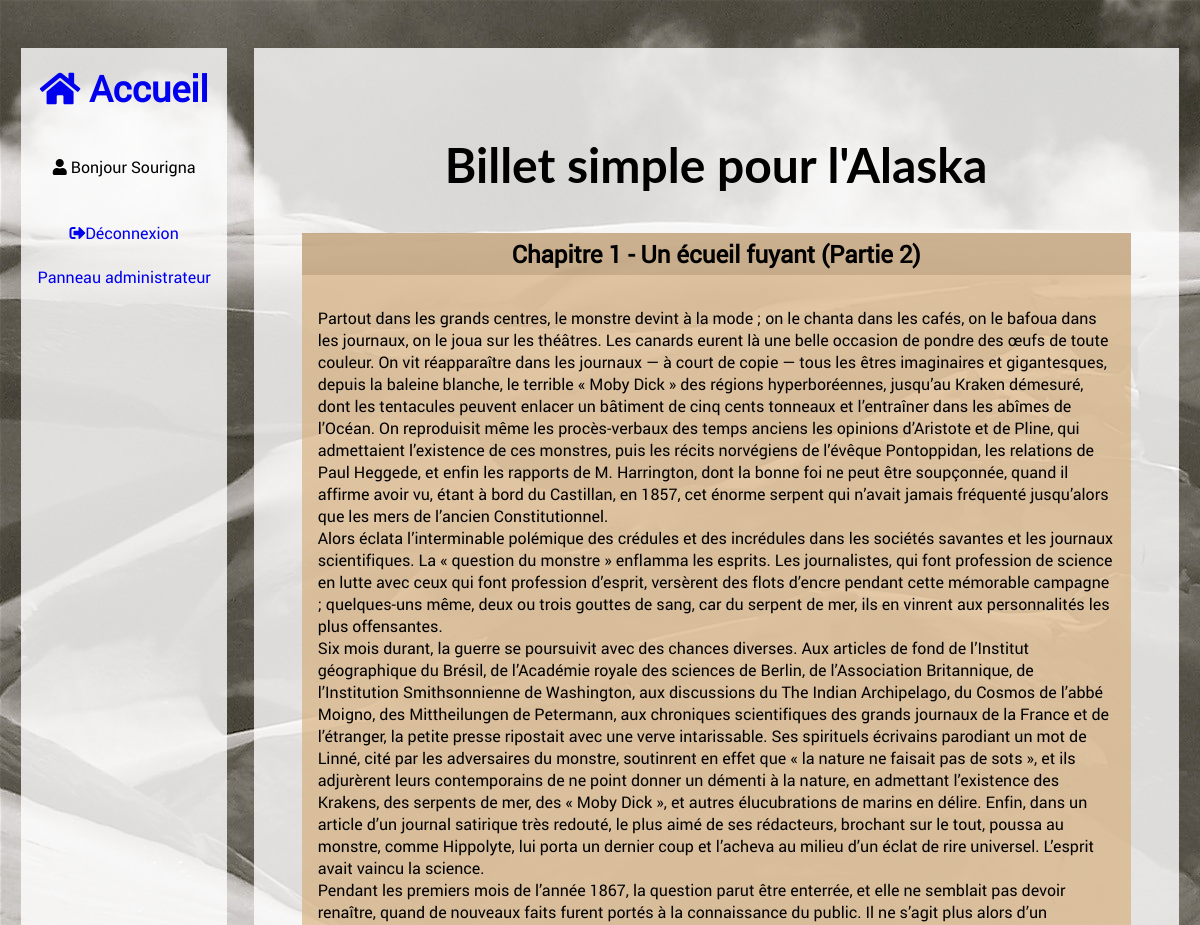
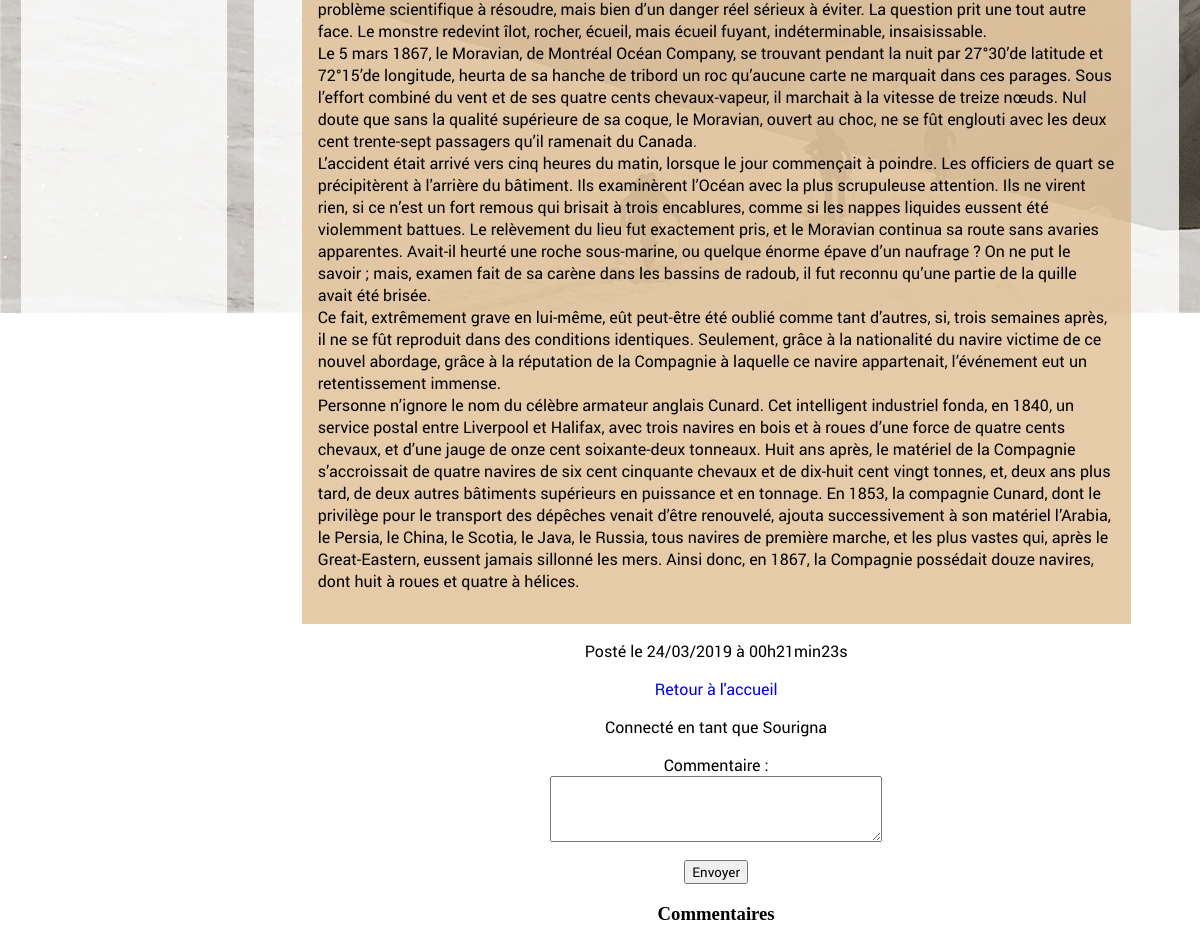
/index.php?action=post&id=59 (signed in), run on the app's committed database (2 pictures, top to bottom).
### tables this page shows
CREATE TABLE IF NOT EXISTS `billets` (
  `id` int(11) NOT NULL AUTO_INCREMENT,
  `title` varchar(255) NOT NULL,
  `content` text NOT NULL,
  `entry_date` datetime NOT NULL,
  PRIMARY KEY (`id`)
);

### controller/controller.php (called while the page is built, shortened)
<?php
require_once('model/PostManager.php');
function singlePost(){
	$postManager = new PostManager();
	$post = $postManager->callPost($_GET['id']);
	require('view/showPostView.php');
}

### model/PostManager.php (called while the page is built, shortened)
<?php
class PostManager extends Manager{
	function callPost($postId){
	$bdd = $this->databaseConnect();
	$req = $bdd->prepare('SELECT id,title,content,DATE_FORMAT(entry_date, \'%d/%m/%Y à %Hh%imin%ss\') AS date_creation FROM billets WHERE id = :id');
	$req->execute(array('id' =>$postId));
	$singlePost = $req->fetch();
	return $singlePost;
	}
}

### view/showPostView.php (the view, shortened to what this page needs)
<h1>Billet simple pour l'Alaska</h1>
	<div>
		<h2>
			<?= htmlspecialchars($post['title'])?>
		</h2>
		<div class='blogEntry'><?= $post['content'] ?> </div>
	</div>
<p><?= 'Posté le ' . $post['date_creation']?> </p>
<a href='index.php?action=showPosts'>Retour à l'accueil</a>
<?php
if (isset($_SESSION['id']) AND isset($_SESSION['pseudo'])){ ?>
<p>Connecté en tant que <?= $_SESSION['pseudo'] ?> </p>
<form method="POST" action="index.php?action=comment_confirm&amp;id=<?=$_GET['id'] ?>">
	<label>Commentaire : </label><br/>
	<textarea id="comment" type="text" name="comment" required></textarea><br/><br/>
	<input type="submit" value="Envoyer" />
</form> <?php } ?>
<div>
	<h3 id="comments">Commentaires</h3>
</div>
<?php require('template.php'); ?>

### public/css/style.css (style rules this page uses)
body { background-image:url("../images/background.jpg"); background-repeat:no-repeat; background-attachment: fixed; text-align:center; display:flex; justify-content: space-around; margin-top:3em; }
a,h2,p,label,#comment,input,#loginSection { font-family: 'robotoregular',serif; }
h1 { font-family: 'lato' ,serif; }
a { text-decoration: none; }
h2 { padding:5px; background-color:rgba(174,131,76,0.6); }
h1 { font-size:3em; }
.blogEntry { background-color:rgba(213,169,113,0.6); }
.blogEntry p { margin-top:-20px; padding:2em 1em 2em 1em; text-align:left; }
#comment { width:40%; height:5em; }

### data on the page
billets: title "Chapitre 1 - Un écueil fuyant (Partie 2)", content "Partout dans les grands centres, le monstre devint à la mode ; on le chanta dans les cafés, on le bafoua dans les journaux, on le joua sur les théâtres. Les canards eurent là une belle occasion de pondre des œufs de toute couleur. On vit réapparaître dans les journaux — à court de copie — tous les êtres imaginaires et gigantesques, depuis la baleine blanche, le terrible « Moby Dick » des régions hyperboréennes, jusqu’au Kraken démesuré, dont les tentacules peuvent enlacer un bâtiment de cinq cents tonneaux et l’entraîner dans les abîmes de l’Océan. On reproduisit même les procès-verbaux des temps anciens les opinions d’Aristote et de Pline, qui admettaient l’existence de ces monstres, puis…"

### other printed values
$_SESSION['pseudo'] "Sourigna"
$post['date_creation'] "24/03/2019 à 00h21min23s"
